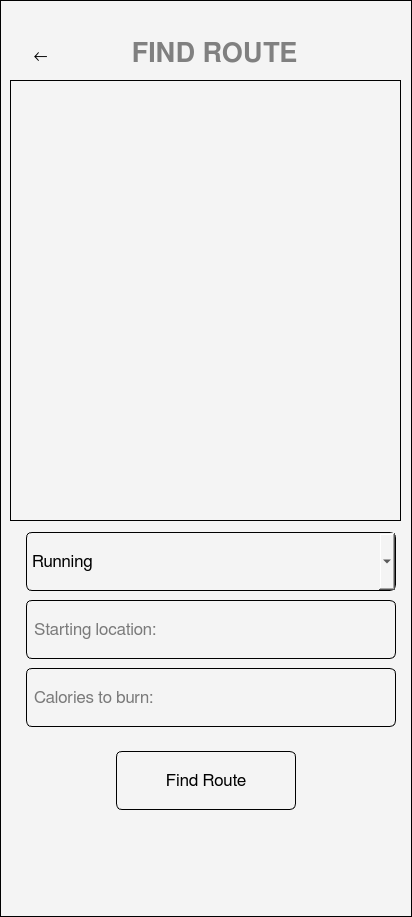
<?xml version="1.0" encoding="UTF-8"?>
<ui version="4.0">
 <class>Form</class>
 <widget class="QWidget" name="Form">
  <property name="geometry">
   <rect>
    <x>0</x>
    <y>0</y>
    <width>412</width>
    <height>917</height>
   </rect>
  </property>
  <property name="windowTitle">
   <string>Form</string>
  </property>
  <property name="styleSheet">
   <string notr="true">background-color: #F4F4F4; border: 1px solid #000000;</string>
  </property>
  <widget class="QLineEdit" name="lineEdit">
   <property name="geometry">
    <rect>
     <x>26</x>
     <y>668</y>
     <width>370</width>
     <height>59</height>
    </rect>
   </property>
   <property name="font">
    <font>
     <family>FreeSans</family>
     <pointsize>13</pointsize>
    </font>
   </property>
   <property name="styleSheet">
    <string notr="true">QLineEdit {
    color: black;  /* Regular text color */
	;background-color: #00000000;
border-radius: 6px;
    padding: 5px;
}

QLineEdit::placeholder {
    color: #888888;  /* Placeholder text color */
}</string>
   </property>
   <property name="text">
    <string/>
   </property>
   <property name="placeholderText">
    <string>Calories to burn:</string>
   </property>
  </widget>
  <widget class="QComboBox" name="comboBox">
   <property name="geometry">
    <rect>
     <x>26</x>
     <y>532</y>
     <width>370</width>
     <height>59</height>
    </rect>
   </property>
   <property name="font">
    <font>
     <family>FreeSans</family>
     <pointsize>13</pointsize>
    </font>
   </property>
   <property name="styleSheet">
    <string notr="true">color: f4f4f4;  
background-color: #f4f4f4;
border-radius: 6px;
    padding: 5px;</string>
   </property>
   <property name="editable">
    <bool>false</bool>
   </property>
   <property name="placeholderText">
    <string>Running</string>
   </property>
   <item>
    <property name="text">
     <string>Running</string>
    </property>
   </item>
   <item>
    <property name="text">
     <string>Walking</string>
    </property>
   </item>
  </widget>
  <widget class="QLineEdit" name="lineEdit_2">
   <property name="geometry">
    <rect>
     <x>26</x>
     <y>600</y>
     <width>370</width>
     <height>59</height>
    </rect>
   </property>
   <property name="font">
    <font>
     <family>FreeSans</family>
     <pointsize>13</pointsize>
    </font>
   </property>
   <property name="styleSheet">
    <string notr="true">QLineEdit {
    color: black;  
background-color: #00000000;
border-radius: 6px;
    padding: 5px;
}

QLineEdit::placeholder {
    color: #888888; 
}</string>
   </property>
   <property name="text">
    <string/>
   </property>
   <property name="placeholderText">
    <string>Starting location:</string>
   </property>
  </widget>
  <widget class="QPushButton" name="pushButton_5">
   <property name="geometry">
    <rect>
     <x>116</x>
     <y>751</y>
     <width>180</width>
     <height>59</height>
    </rect>
   </property>
   <property name="font">
    <font>
     <family>FreeSans</family>
     <pointsize>13</pointsize>
     <bold>false</bold>
    </font>
   </property>
   <property name="styleSheet">
    <string notr="true">color: ffffff;background-color: #00000000;
border-radius: 6px;
    padding: 5px;</string>
   </property>
   <property name="text">
    <string>Find Route</string>
   </property>
  </widget>
  <widget class="QLabel" name="label">
   <property name="geometry">
    <rect>
     <x>130</x>
     <y>40</y>
     <width>169</width>
     <height>27</height>
    </rect>
   </property>
   <property name="sizePolicy">
    <sizepolicy hsizetype="Preferred" vsizetype="Preferred">
     <horstretch>0</horstretch>
     <verstretch>0</verstretch>
    </sizepolicy>
   </property>
   <property name="font">
    <font>
     <family>FreeSans</family>
     <pointsize>20</pointsize>
     <bold>true</bold>
    </font>
   </property>
   <property name="styleSheet">
    <string notr="true">color: gray; border: none;</string>
   </property>
   <property name="frameShape">
    <enum>QFrame::Shape::NoFrame</enum>
   </property>
   <property name="frameShadow">
    <enum>QFrame::Shadow::Raised</enum>
   </property>
   <property name="text">
    <string>FIND ROUTE</string>
   </property>
   <property name="alignment">
    <set>Qt::AlignmentFlag::AlignCenter</set>
   </property>
   <property name="wordWrap">
    <bool>true</bool>
   </property>
  </widget>
  <widget class="QPushButton" name="pushButton_6">
   <property name="geometry">
    <rect>
     <x>20</x>
     <y>40</y>
     <width>41</width>
     <height>31</height>
    </rect>
   </property>
   <property name="font">
    <font>
     <family>FreeSans</family>
     <pointsize>13</pointsize>
     <bold>false</bold>
    </font>
   </property>
   <property name="styleSheet">
    <string notr="true">color: f4f4f4;background-color: #f4f4f4;
border: 0;
</string>
   </property>
   <property name="text">
    <string>←</string>
   </property>
  </widget>
  <widget class="QLabel" name="label_2">
   <property name="geometry">
    <rect>
     <x>10</x>
     <y>80</y>
     <width>391</width>
     <height>441</height>
    </rect>
   </property>
   <property name="text">
    <string/>
   </property>
   <property name="pixmap">
    <pixmap>map.png</pixmap>
   </property>
  </widget>
 </widget>
 <resources/>
 <connections/>
</ui>
